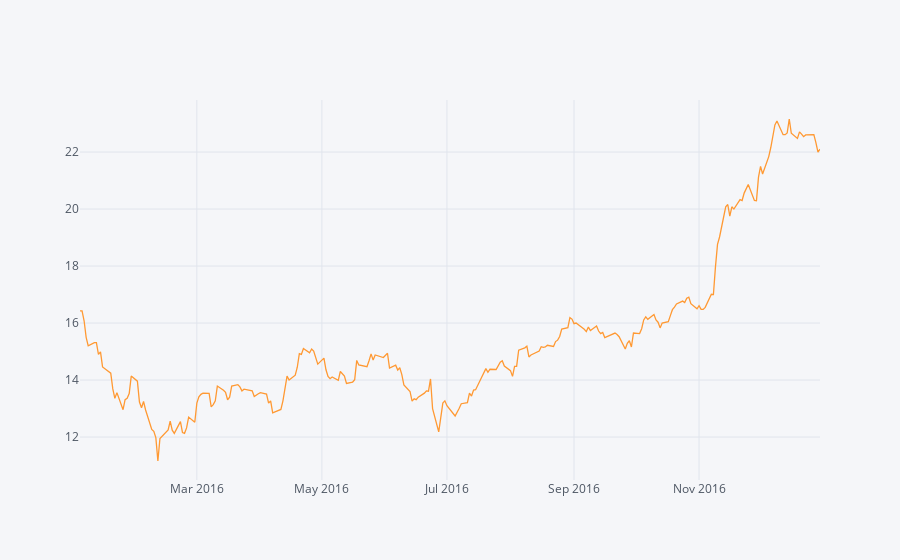
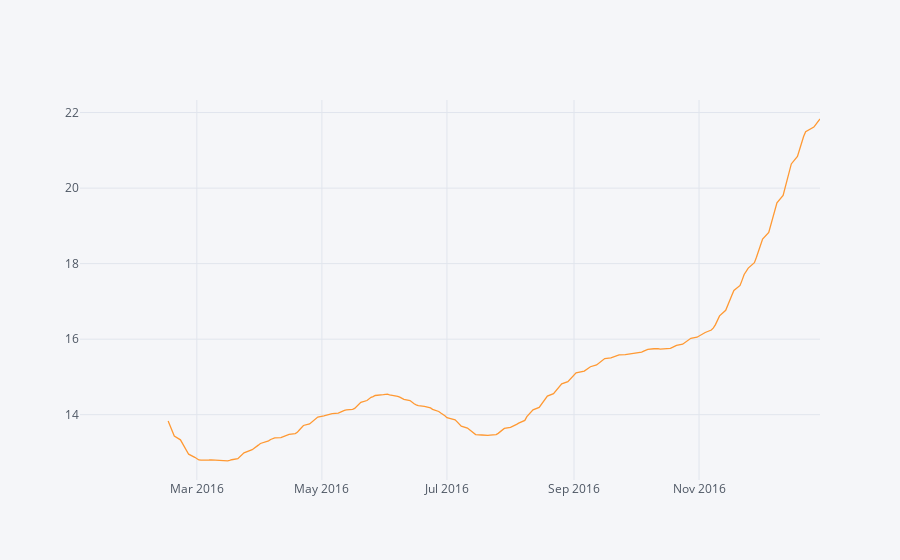

Write notebook code for charts like these, in order.
### Markdown cell above
** Plot the rolling 30 day average against the Close Price for Bank Of America's stock for the year 2016**

### Code cell
# your code here
plt.figure()
BAC['Close'].iplot(kind='scatter')
BAC['Close'].rolling(window=30).mean().iplot()

### Figure 1 — Plotly figure (JSON) as saved in the notebook; plotly's stock layout.template omitted (floating-point values rounded to 4 significant figures; data arrays with more than 128 entries replaced by an {"elided": "..."} marker saying what was removed)
{"data": [{"line": {"color": "rgba(255, 153, 51, 1.0)", "dash": "solid", "shape": "linear", "width": 1.3}, "mode": "lines", "name": "Close", "text": "", "type": "scatter", "x": {"elided": "252 str values"}, "y": {"elided": "252 float values"}}], "layout": {"legend": {"bgcolor": "#F5F6F9", "font": {"color": "#4D5663"}}, "paper_bgcolor": "#F5F6F9", "plot_bgcolor": "#F5F6F9", "title": {"font": {"color": "#4D5663"}}, "xaxis": {"gridcolor": "#E1E5ED", "showgrid": true, "tickfont": {"color": "#4D5663"}, "title": {"font": {"color": "#4D5663"}, "text": ""}, "zerolinecolor": "#E1E5ED"}, "yaxis": {"gridcolor": "#E1E5ED", "showgrid": true, "tickfont": {"color": "#4D5663"}, "title": {"font": {"color": "#4D5663"}, "text": ""}, "zerolinecolor": "#E1E5ED"}}}

### Figure 2 — Plotly figure (JSON) as saved in the notebook; plotly's stock layout.template omitted (floating-point values rounded to 4 significant figures; data arrays with more than 128 entries replaced by an {"elided": "..."} marker saying what was removed)
{"data": [{"line": {"color": "rgba(255, 153, 51, 1.0)", "dash": "solid", "shape": "linear", "width": 1.3}, "mode": "lines", "name": "Close", "text": "", "type": "scatter", "x": {"elided": "252 str values"}, "y": {"elided": "252 mixed values"}}], "layout": {"legend": {"bgcolor": "#F5F6F9", "font": {"color": "#4D5663"}}, "paper_bgcolor": "#F5F6F9", "plot_bgcolor": "#F5F6F9", "title": {"font": {"color": "#4D5663"}}, "xaxis": {"gridcolor": "#E1E5ED", "showgrid": true, "tickfont": {"color": "#4D5663"}, "title": {"font": {"color": "#4D5663"}, "text": ""}, "zerolinecolor": "#E1E5ED"}, "yaxis": {"gridcolor": "#E1E5ED", "showgrid": true, "tickfont": {"color": "#4D5663"}, "title": {"font": {"color": "#4D5663"}, "text": ""}, "zerolinecolor": "#E1E5ED"}}}
